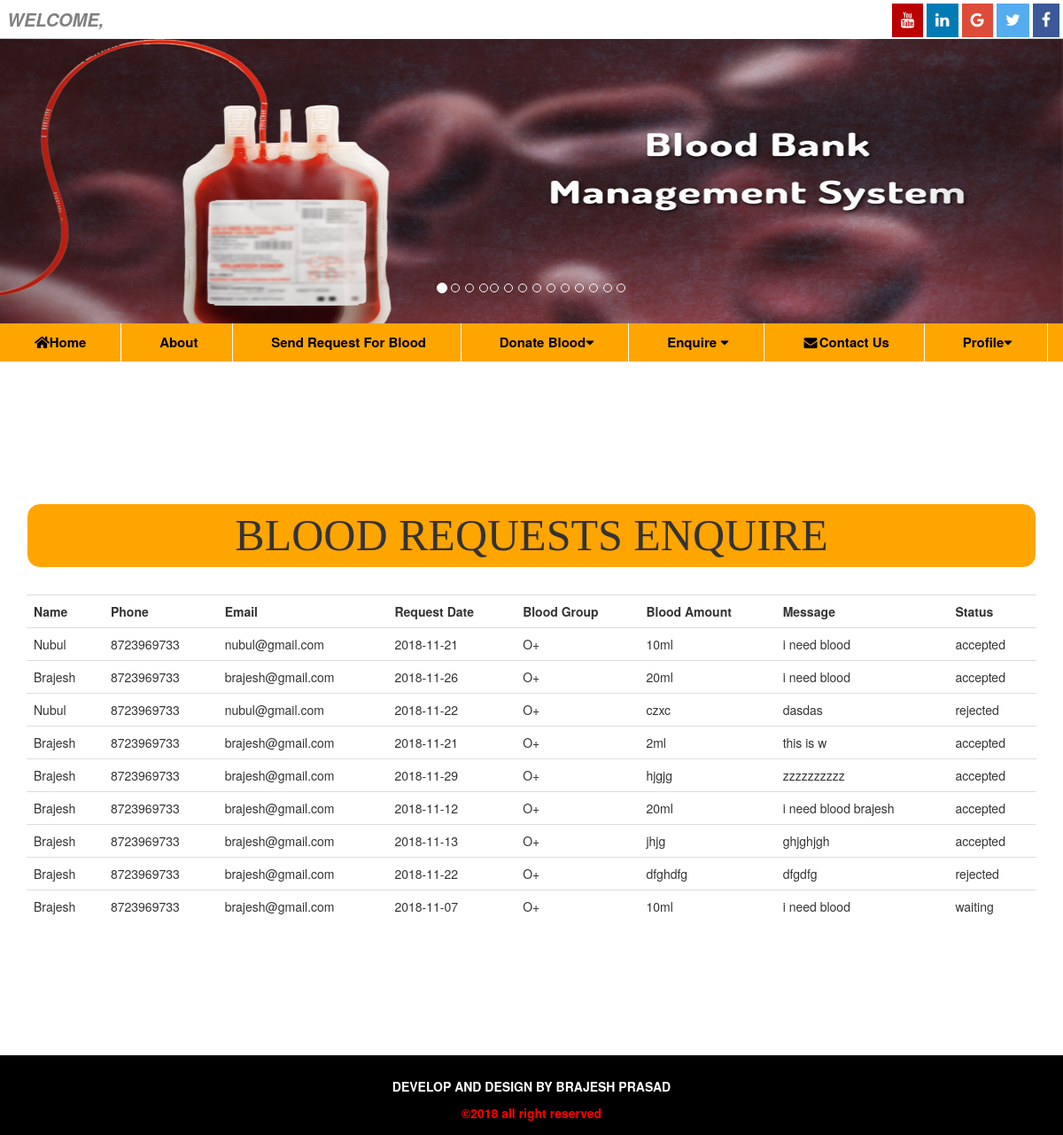
Screenshot of /donor/donor_blood_request_enq.php with the database file from the repository.
### tables this page shows
CREATE TABLE IF NOT EXISTS `bloodrequest` (
  `bloodrequest_id` int(11) NOT NULL AUTO_INCREMENT,
  `donor_id` int(10) NOT NULL,
  `request_date` date NOT NULL,
  `blood_amount` varchar(10) NOT NULL,
  `message` varchar(50) NOT NULL,
  `status` enum('waiting','accepted','rejected') NOT NULL,
  `delivery_date` date NOT NULL,
  `staff_id` int(10) NOT NULL,
  PRIMARY KEY (`bloodrequest_id`),
  KEY `donor_id` (`donor_id`)
);

CREATE TABLE IF NOT EXISTS `donarregistration` (
  `id` int(10) NOT NULL AUTO_INCREMENT,
  `name` varchar(10) NOT NULL,
  `gurdians_name` varchar(10) NOT NULL,
  `address` varchar(50) NOT NULL,
  `state` varchar(20) NOT NULL,
  `phone` varchar(10) NOT NULL,
  `email` varchar(20) NOT NULL,
  `gender` varchar(10) NOT NULL,
  `dob` date NOT NULL,
  `age` int(3) NOT NULL,
  `bloodgroup` varchar(5) NOT NULL,
  `any_disease` varchar(50) NOT NULL,
  `occupation` varchar(20) NOT NULL,
  `password` varchar(10) NOT NULL,
  `pimg` varchar(200) NOT NULL,
  PRIMARY KEY (`id`)
);

### donor/donor_blood_request_enq.php (the view, shortened to what this page needs)
<?php
require("donordetail.php");
$sql = "SELECT * from donarregistration as donordetail INNER JOIN bloodrequest as bloodreq ON donordetail.id = bloodreq.donor_id ";
 ?>
 <!DOCTYPE html>
 <html lang="en" dir="ltr">
   <head>
       <link rel="stylesheet" href="../owlcarousel/owl.carousel.min.css">
       <link rel="stylesheet" href="../owlcarousel/owl.carousel.min.js">
       <link rel="stylesheet" href="../bootstrap/bootstrap.min.css">
       <link rel="stylesheet" href="../css/styleabc.css">
       <link rel="stylesheet" href="https://use.fontawesome.com/releases/v5.3.1/css/all.css">
       <link rel="stylesheet" href="https://cdnjs.cloudflare.com/ajax/libs/font-awesome/4.7.0/css/font-awesome.min.css">
  </head>
  <body>
    <nav>
      <ul>
        <P style="color: gray; float: left; margin: 6px; font-weight: bolder; font-size: 20px; font-style: italic;">WELCOME, <?php echo $donor->name;?></p>
        <li><a href="https://www.facebook.com/bkumarprasad" class="facebook"><i class="fa fa-facebook" style="background:#3B5998; color: white; padding:10px;"></i></a> </li>
        <li><a href="#" class="twitter"><i class="fa fa-twitter" style="background:  #55ACEE; color: white; padding:10px;"></i></a></li>
        <li><a href="#" class="google"><i class="fa fa-google" style="background:  #dd4b39; color:white; padding:10px;"></i></a></li>
        <li><a href="#" class="linkedin"><i class="fa fa-linkedin" style="background:#007bb5; color:white; padding:10px;"></i></a></li>
        <li><a href="#" class="youtube"><i class="fa fa-youtube" style="background:#bb0000; color:white; padding:10px;"></i></a></li>
      </ul>
    </nav>
      <div id="myCarousel" class="carousel slide" data-ride="carousel">
        <ol class="carousel-indicators">
          <li data-target="#myCarousel" data-slide-to="0" class="active"></li>
          <li data-target="#myCarousel" data-slide-to="1"></li>
          <li data-target="#myCarousel" data-slide-to="2"></li>
          <li data-target="#myCarousel" data-slide-to="3"</li>
          <li data-target="#myCarousel" data-slide-to="4"></li>
          <li data-target="#myCarousel" data-slide-to="5"></li>
          <li data-target="#myCarousel" data-slide-to="6"></li>
          <li data-target="#myCarousel" data-slide-to="7"></li>
          <li data-target="#myCarousel" data-slide-to="8"></li>
          <li data-target="#myCarousel" data-slide-to="9"></li>
          <li data-target="#myCarousel" data-slide-to="10"></li>
          <li data-target="#myCarousel" data-slide-to="11"></li>
          <li data-target="#myCarousel" data-slide-to="12"></li>
          <li data-target="#myCarousel" data-slide-to="13"></li>
        </ol>
        <div class="carousel-inner">
          <div class="item active">
            <img src="../images/blood-bank.jpg"  style="width:100%; height:321px;">
          </div>
        </div>
        <a class="left carousel-control" href="#myCarousel" data-slide="prev">
          <span class="glyphicon glyphicon-chevron-left"></span>
        </a>
        <a class="right carousel-control" href="#myCarousel" data-slide="next">
          <span class="glyphicon glyphicon-chevron-right"></span>
        </a>
      </div>
 <?php require("donor_header.php"); ?><br><br><br>
<div class="container" style="margin-bottom: 100px;">
  <div class="HEADING" style="text-align:center; font-size:50px; font-family:san-sarif; background-color:orange; border-radius: 15px; border:1px solid white; margin-top:100px;">
  BLOOD REQUESTS ENQUIRE
  </div>
  <table class="table table-hover " style="margin-top: 30px;">
    <tr style="background: #fff;">
      <th>Name</th>
        <th>Phone</th>
          <th>Email</th>
            <th>Request Date</th>
              <th>Blood Group</th>
                <th>Blood Amount</th>
                  <th>Message</th>
                    <th>Status</th>
    </tr>
<?php
$query = mysqli_query($con, $sql);
while ($a = mysqli_fetch_array($query)) {
  echo "<tr>";
  echo "<td>".$a['name']."</td>";
  echo "<td>".$a['phone']."</td>";
  echo "<td>".$a['email']."</td>";
  echo "<td>".$a['request_date']."</td>";
  echo "<td>".$a['bloodgroup']."</td>";
  echo "<td>".$a['blood_amount']."</td>";
  echo "<td>".$a['message']."</td>";
  echo "<td>".$a['status']."</td>";
  echo "  </tr>";
  }
    ?>
  </table></div><br><br><br>
  <footer>
    <div class="footer">
      <br>
      <p style="font-weight:bolder; font-weight: bolder; color:white;">DEVELOP AND DESIGN BY BRAJESH PRASAD</p>
        <p style="font-weight: bolder;">&copy2018 all right reserved</p>
  </div>
  </footer>
   </body>
  </html>

### css/styleabc.css (style rules this page uses)
* { margin: 0; padding: 0; }
body { background-color: white; height: 100%; }
nav { margin: 0; padding: 2px; width: 100%; height: 43px; background-color: white; }
nav ul li { float: right; padding: 6px; font-size: 18px; list-style: none; margin: -4px; }
.footer { background-color: black; position: relative; text-align: center; height: 90px; margin-top: -30px; color: red; clear: both; padding: 05px; }

### rows the page displays
bloodrequest: donor.name "Nubul", donor.phone "8723969733", donor.email "nubul@gmail.com", request_date "2018-11-21", donor.bloodgroup "O+", blood_amount "10ml", message "i need blood", status "accepted"
bloodrequest: donor.name "Brajesh", donor.phone "8723969733", donor.email "brajesh@gmail.com", request_date "2018-11-26", donor.bloodgroup "O+", blood_amount "20ml", message "i need blood", status "accepted"
bloodrequest: donor.name "Nubul", donor.phone "8723969733", donor.email "nubul@gmail.com", request_date "2018-11-22", donor.bloodgroup "O+", blood_amount "czxc", message "dasdas", status "rejected"
bloodrequest: donor.name "Brajesh", donor.phone "8723969733", donor.email "brajesh@gmail.com", request_date "2018-11-21", donor.bloodgroup "O+", blood_amount "2ml", message "this is w", status "accepted"
bloodrequest: donor.name "Brajesh", donor.phone "8723969733", donor.email "brajesh@gmail.com", request_date "2018-11-29", donor.bloodgroup "O+", blood_amount "hjgjg", message "zzzzzzzzzz", status "accepted"
bloodrequest: donor.name "Brajesh", donor.phone "8723969733", donor.email "brajesh@gmail.com", request_date "2018-11-12", donor.bloodgroup "O+", blood_amount "20ml", message "i need blood brajesh", status "accepted"
bloodrequest: donor.name "Brajesh", donor.phone "8723969733", donor.email "brajesh@gmail.com", request_date "2018-11-13", donor.bloodgroup "O+", blood_amount "jhjg", message "ghjghjgh", status "accepted"
bloodrequest: donor.name "Brajesh", donor.phone "8723969733", donor.email "brajesh@gmail.com", request_date "2018-11-22", donor.bloodgroup "O+", blood_amount "dfghdfg", message "dfgdfg", status "rejected"
bloodrequest: donor.name "Brajesh", donor.phone "8723969733", donor.email "brajesh@gmail.com", request_date "2018-11-07", donor.bloodgroup "O+", blood_amount "10ml", message "i need blood", status "waiting"
